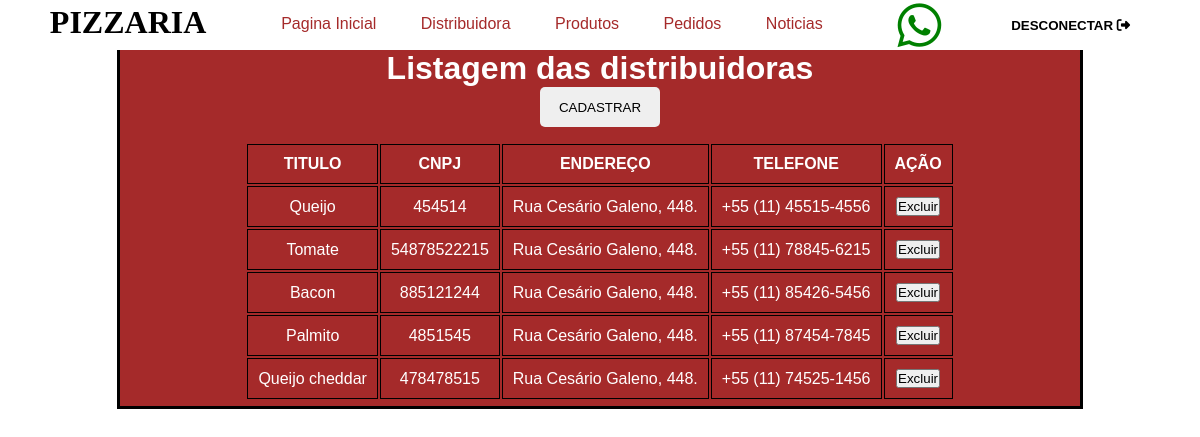
/pages/distribuidora/listagem.php (signed in), run on the app's committed database.
### tables this page shows
CREATE TABLE IF NOT EXISTS `distribuidora` (
  `id` int NOT NULL AUTO_INCREMENT,
  `titulo` varchar(255) NOT NULL,
  `cnpj` varchar(24) NOT NULL,
  `endereco` varchar(255) NOT NULL,
  `telefone` varchar(21) NOT NULL,
  `id_cliente` int NOT NULL,
  PRIMARY KEY (`id`)
);

### pages/distribuidora/listagem.php (the view, shortened to what this page needs)
<?php
require '../../utils/navBar.php';
require('../../controller/connections/connection.php');
$paginaAtual = isset($_GET['pagina']) ? $_GET['pagina'] : 1;
$totalPorPagina = 10;
$offset = ($paginaAtual - 1) * $totalPorPagina;
$select = "SELECT titulo, cnpj, endereco, telefone, id
          FROM `distribuidora`
          LIMIT $totalPorPagina OFFSET $offset";
$result = $conn->query($select);
$listaDistribuidora = $result->fetch_all()
?>
<!DOCTYPE html>
<html lang="pt-br">
<head>
</head>
<body>
  <main>
    <h1> Listagem das distribuidoras </h1>
    <a href='cadastro.php'>
      <button>Cadastrar</button>
    </a>
    <?php
    if (sizeof($listaDistribuidora) > 0) {
      echo "
        <table>
          <tr>
            <th>Titulo</th>
            <th>CNPJ</th>
            <th>Endereço</th>
            <th>Telefone</th>
            <th>Ação</th>
          </tr>
      ";
      foreach ($listaDistribuidora as $distribuidora) {
        echo "
          <tr>
            <td>$distribuidora[0]</td>
            <td>$distribuidora[1]</td>
            <td>$distribuidora[2]</td>
            <td>$distribuidora[3]</td>
            <td>
              <a href='../../controller/scripts/deletarDistribuidora.php?id=$distribuidora[4]'>
                <button>Excluir</button>
              </a>
            </td>
          </tr>";
      }
      echo "</table>";
    } else {
      echo "<p>Nenhuma distribuidora encontrada!</p>";
    }
    ?>
  </main>
</body>
</html>

### pages/estilo/index-estilo.css (style rules this page uses)
* { margin: 0; padding: 0; font-family: Arial, Helvetica, sans-serif; }
body { background-image: url(../imagens/pizza.jpg); background-size: 200px; }
main { margin: auto; margin-bottom: 20px; width: 80%; background-color: white; border-left: 3px solid black; border-right: 3px solid black; border-bottom: 3px solid black; }

### pages/distribuidora/listagem.php (style rules this page uses)
main { background-color: brown; color: white; text-align: center; }
main > a > button { text-transform: uppercase; height: 40px; width: 120px; border: none; border-radius: 5px; margin-bottom: 10px; cursor: pointer; }
table { margin: auto; padding: 5px; color: white; text-align: center; }
table th { text-transform: uppercase; }
table th, table td { border: 1px solid black; padding: 10px; }

### data on the page
distribuidora: titulo "Queijo", cnpj "454514", endereco "Rua Cesário Galeno, 448.", telefone "+55 (11) 45515-4556"
distribuidora: titulo "Tomate", cnpj "54878522215", endereco "Rua Cesário Galeno, 448.", telefone "+55 (11) 78845-6215"
distribuidora: titulo "Bacon", cnpj "885121244", endereco "Rua Cesário Galeno, 448.", telefone "+55 (11) 85426-5456"
distribuidora: titulo "Palmito", cnpj "4851545", endereco "Rua Cesário Galeno, 448.", telefone "+55 (11) 87454-7845"
distribuidora: titulo "Queijo cheddar", cnpj "478478515", endereco "Rua Cesário Galeno, 448.", telefone "+55 (11) 74525-1456"
